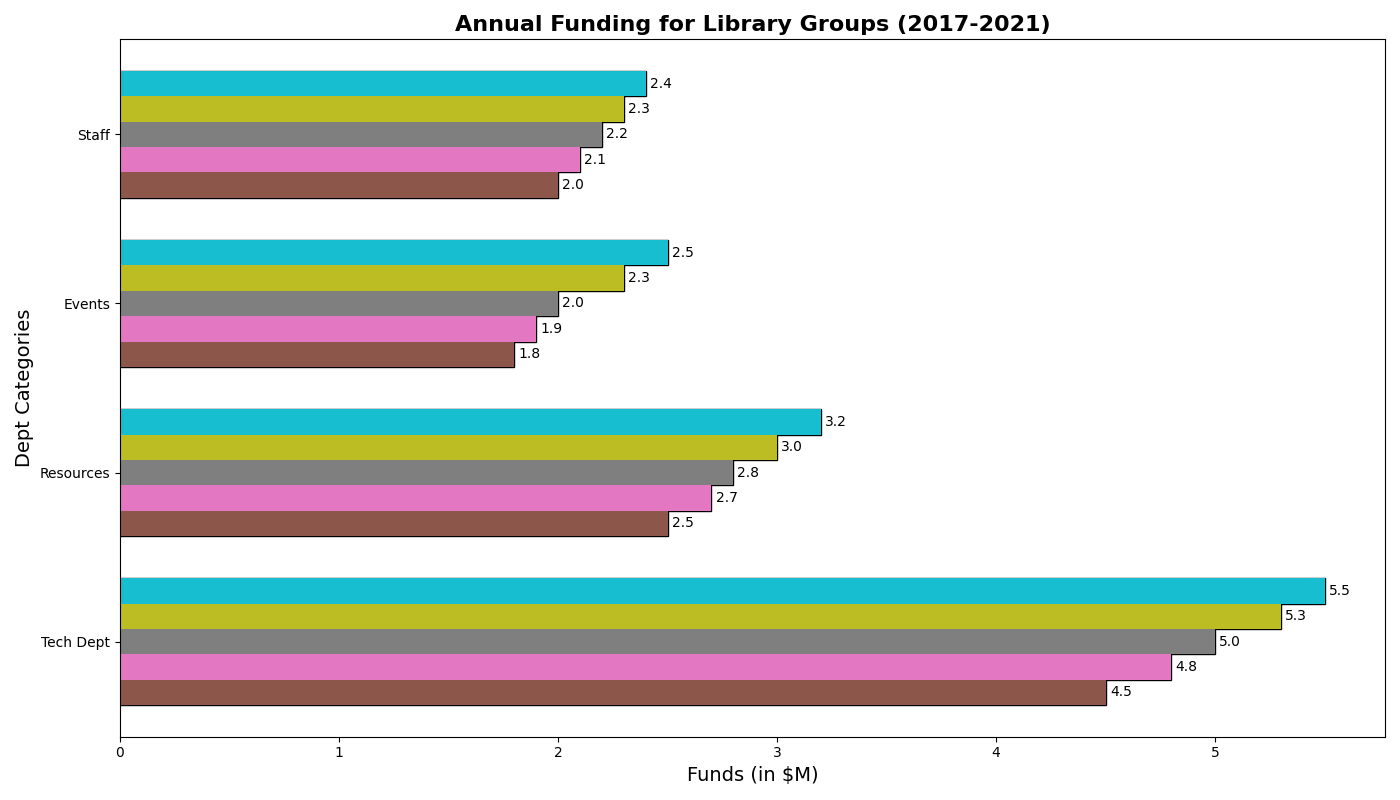

Here is the Python script that generated this plot:
import matplotlib.pyplot as plt
import numpy as np

departments = ['Tech Dept', 'Resources', 'Events', 'Staff']

budget_2017 = [4.5, 2.5, 1.8, 2.0]
budget_2018 = [4.8, 2.7, 1.9, 2.1]
budget_2019 = [5.0, 2.8, 2.0, 2.2]
budget_2020 = [5.3, 3.0, 2.3, 2.3]
budget_2021 = [5.5, 3.2, 2.5, 2.4]

data = np.array([budget_2017, budget_2018, budget_2019, budget_2020, budget_2021])

fig, ax = plt.subplots(figsize=(14, 8))

x = np.arange(len(departments))
height = 0.15

for i in range(data.shape[0]):
    ax.barh(x + (i - 2) * height, data[i], height, edgecolor='black')

ax.set_ylabel('Dept Categories', fontsize=14)
ax.set_xlabel('Funds (in $M)', fontsize=14)
ax.set_title('Annual Funding for Library Groups (2017-2021)', fontsize=16, fontweight='bold')
ax.set_yticks(x)
ax.set_yticklabels(departments)

ax.xaxis.grid(False)
ax.legend().remove()

for i in range(data.shape[0]):
    bars = ax.barh(x + (i - 2) * height, data[i], height)
    for bar, width in zip(bars, data[i]):
        ax.annotate(f'{width:.1f}', 
                    xy=(width, bar.get_y() + bar.get_height() / 2),
                    xytext=(3, 0), 
                    textcoords="offset points",
                    ha='left', va='center', fontsize=10, color='black')

plt.tight_layout()
plt.show()
